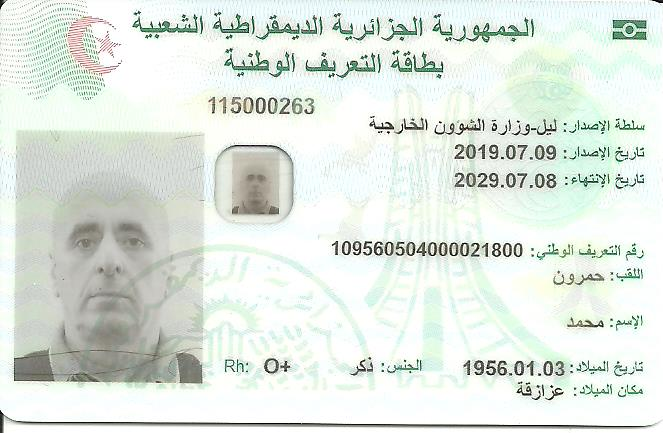
#> input picture frida-storage/hamrounkaci20260228_1/1_cni/1772291028300_cni_dz_recto.jpeg, 663 x 433 px; its folder holds only this picture in this run
$ python -i mrz_reader.py   (imports and definitions only)   (older library calls are emulated)
#> lines starting #> are read from the running program, lines starting #| are printed output that depends on the picture; after the words box and inside, x2 and y2 are one past the last pixel; in counts of white or black regions, pixels touching at a corner belong together
"""
Lecteur MRZ (Machine Readable Zone) pour documents d'identité.

Supporte :
- CNI biométrique algérienne : format TD1 (3 lignes × 30 caractères)
- Passeport : format TD3 (2 lignes × 44 caractères)

Pipeline :
1. Détection de la zone MRZ dans l'image via OpenCV (morphologie)
2. Lecture OCR avec Tesseract (police OCR-B, whitelist restreinte)
3. Retour des lignes brutes pour parsing côté Java (mrz-java)
"""

import os
import re
import logging
import numpy as np
import cv2
from PIL import Image

logger = logging.getLogger(__name__)

# Caractères valides dans une MRZ
MRZ_CHARSET = "ABCDEFGHIJKLMNOPQRSTUVWXYZ0123456789<"

# Dimensions attendues
TD1_LINES = 3
TD1_CHARS_PER_LINE = 30
TD3_LINES = 2
TD3_CHARS_PER_LINE = 44


class MrzReader:
    """Service de détection et lecture de zones MRZ sur des documents d'identité."""

    def __init__(self):
        self._tesseract_available = False
        try:
            import pytesseract
            # Vérifier que Tesseract est accessible
            pytesseract.get_tesseract_version()
#> (this line was passed over: pytesseract is not available in this run)
            self._tesseract_available = True
            logger.info("✅ MRZ Reader : Tesseract disponible")
        except Exception as e:
            logger.warning(f"⚠️ MRZ Reader : Tesseract non disponible — {e}")

    # =========================================================================
    # POINT D'ENTRÉE PRINCIPAL
    # =========================================================================

    def extract_mrz(self, image_path: str) -> dict:
        """
        Pipeline complet : détection → lecture → nettoyage.

        Args:
            image_path: Chemin absolu vers l'image (JPG/PNG).

        Returns:
            dict: {
                "success": bool,
                "format": "TD1" | "TD3" | null,
                "mrz_lines": ["...", "...", ...],
                "mrz_raw": "ligne1\\nligne2\\n...",
                "confidence": float (0.0 - 1.0),
                "error": str | null
            }
        """
        if not self._tesseract_available:
            return self._error("Tesseract non disponible pour la lecture MRZ")

        if not os.path.exists(image_path):
            return self._error(f"Fichier introuvable : {image_path}")

        try:
            # Charger l'image
            img = cv2.imread(image_path)
#> img is the input picture: shape (433, 663, 3); mean B, G, R 224.2, 231.4, 223.8
            if img is None:
                return self._error(f"Impossible de charger l'image : {image_path}")

            logger.info(f"🔍 MRZ : Analyse de {os.path.basename(image_path)} "
                        f"({img.shape[1]}×{img.shape[0]})")

            # Étape 1 : Détecter la zone MRZ
            mrz_roi = self._detect_mrz_zone(img)
            if mrz_roi is None:
                # Fallback : essayer sur le tiers inférieur de l'image
                mrz_roi = self._fallback_bottom_crop(img)
                if mrz_roi is None:
                    return self._error("Zone MRZ non détectée dans l'image")
                logger.info("🔍 MRZ : Utilisation du fallback (tiers inférieur)")

            # Étape 2 : Lire le texte MRZ avec Tesseract
            raw_text = self._read_mrz_text(mrz_roi)

            # Étape 3 : Nettoyer et valider les lignes
            lines, mrz_format, confidence = self._clean_and_validate(raw_text)

            if not lines:
                logger.info("🔍 MRZ : Échec sur le ROI, tentative sur l'image entière (très lent)...")
                raw_text_full = self._read_mrz_text(img, psm=11, scale=1)
                lines, mrz_format, confidence = self._clean_and_validate(raw_text_full)

            if not lines:
                return self._error(f"Texte MRZ invalide ou non détecté")

            logger.info(f"✅ MRZ {mrz_format} détectée — {len(lines)} lignes, "
                        f"confiance={confidence:.0%}")
            for i, line in enumerate(lines):
                logger.info(f"   Ligne {i+1}: {line}")

            return {
                "success": True,
                "format": mrz_format,
                "mrz_lines": lines,
                "mrz_raw": "\n".join(lines),
                "confidence": round(confidence, 3),
                "error": None
            }

        except Exception as e:
            logger.error(f"❌ MRZ : Erreur inattendue — {e}", exc_info=True)
            return self._error(str(e))

    # =========================================================================
    # DÉTECTION DE LA ZONE MRZ
    # =========================================================================

    def _detect_mrz_zone(self, img: np.ndarray) -> np.ndarray:
        """
        Détecte la zone MRZ dans l'image via opérations morphologiques.

        Algorithme :
        1. Conversion en niveaux de gris
        2. Filtre blackhat (détecte les caractères sombres sur fond clair)
        3. Gradient de Scharr pour renforcer les bords
        4. Fermeture morphologique pour fusionner les caractères
        5. Seuillage Otsu + dilatation
        6. Recherche du plus grand contour rectangulaire en bas de l'image
        """
        gray = cv2.cvtColor(img, cv2.COLOR_BGR2GRAY)
        h, w = gray.shape
#> h = 433; w = 663

        # Blackhat : révèle les caractères sombres sur fond clair
        kernel_bh = cv2.getStructuringElement(cv2.MORPH_RECT, (13, 5))
        blackhat = cv2.morphologyEx(gray, cv2.MORPH_BLACKHAT, kernel_bh)

        # Gradient de Scharr (horizontal) pour accentuer les bords verticaux des caractères
        grad_x = cv2.Sobel(blackhat, ddepth=cv2.CV_32F, dx=1, dy=0, ksize=-1)
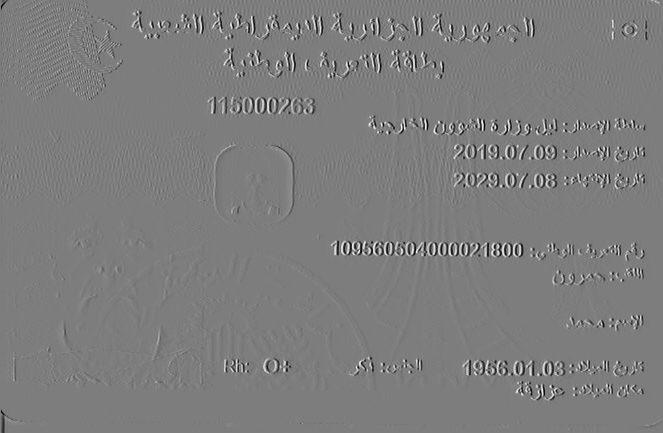
#> grad_x: shape (433, 663) float32; min -3861, max 3982, mean -0.9; drawn with min black and max white
        grad_x = np.absolute(grad_x)
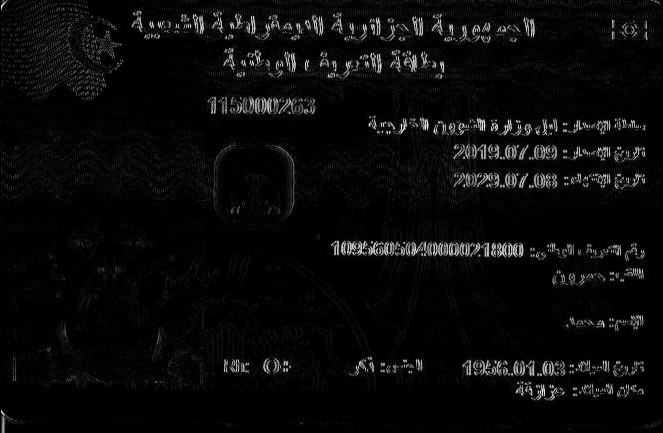
#> grad_x: shape (433, 663) float32; min 0, max 3982, mean 162.3; drawn with min black and max white
        min_val, max_val = grad_x.min(), grad_x.max()
#> min_val = 0; max_val = 3982
        if max_val - min_val > 0:
            grad_x = (255 * (grad_x - min_val) / (max_val - min_val)).astype(np.uint8)
        else:
            grad_x = np.zeros_like(grad_x, dtype=np.uint8)

        # Fermeture morphologique : fusionner les caractères en blocs
        kernel_close = cv2.getStructuringElement(cv2.MORPH_RECT, (21, 7))
        closed = cv2.morphologyEx(grad_x, cv2.MORPH_CLOSE, kernel_close)
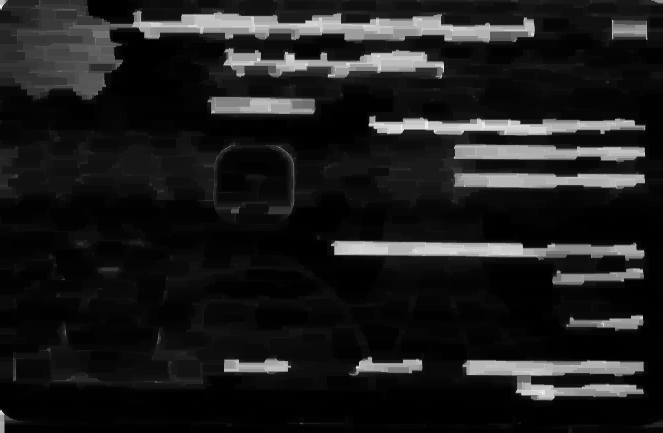
#> closed: shape (433, 663); min 0, max 255, mean 28

        # Seuillage Otsu
        _, thresh = cv2.threshold(closed, 0, 255, cv2.THRESH_BINARY | cv2.THRESH_OTSU)
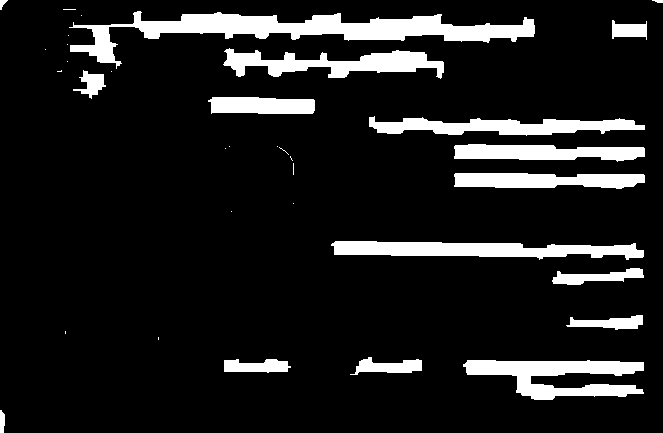
#> thresh: shape (433, 663); 11.5% white; 35 white regions (18 under 20 px), largest, box (x1, y1, x2, y2) and area: (69, 11, 535, 69) 7997, (463, 360, 644, 400) 3920, (331, 241, 644, 260) 3859

        # Dilatation pour combler les trous
        kernel_dilate = cv2.getStructuringElement(cv2.MORPH_RECT, (21, 11))
        dilated = cv2.dilate(thresh, kernel_dilate, iterations=2)
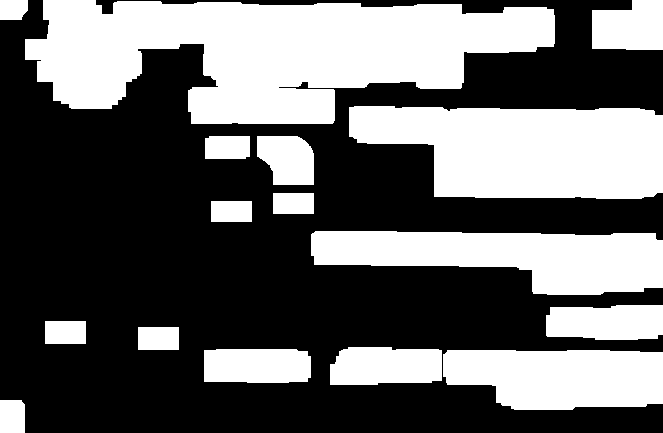
#> dilated: shape (433, 663); 40.3% white; 16 white regions

        # Trouver les contours
        contours, _ = cv2.findContours(dilated, cv2.RETR_EXTERNAL,
                                        cv2.CHAIN_APPROX_SIMPLE)
#> contours = 16 contours; largest, box (x1, y1, x2, y2) and area: (25, 0, 555, 124) 42280, (349, 106, 663, 199) 23080, (311, 231, 663, 295) 14836, (443, 350, 663, 410) 11048, (330, 347, 442, 385) 3706

        # Filtrer : chercher un grand rectangle horizontal dans la moitié inférieure
        candidates = []
        for c in contours:
            x, y, cw, ch = cv2.boundingRect(c)
            aspect_ratio = cw / float(ch) if ch > 0 else 0
            area_ratio = (cw * ch) / (w * h)

            # La MRZ est un rectangle large (ratio > 5), en bas de l'image
            if (aspect_ratio > 3 and
                    area_ratio > 0.02 and
                    y > h * 0.4 and  # dans la moitié inférieure
                    cw > w * 0.4):   # au moins 40% de la largeur
                candidates.append((x, y, cw, ch, area_ratio))
#> this loop made 16 passes
#> (x, y, cw, ch, aspect_ratio, area_ratio) on passes 1, 2, 3, 4, 7, 8, 11, 12, 13, 14, 15, 16: (0, 400, 25, 33, 0.758, 0.00287), (443, 350, 220, 60, 3.67, 0.046), (204, 349, 107, 34, 3.15, 0.0127), (330, 347, 112, 38, 2.95, 0.0148), (546, 305, 117, 35, 3.34, 0.0143), (311, 231, 352, 64, 5.5, 0.0785), (257, 136, 57, 49, 1.16, 0.00973), (205, 136, 45, 23, 1.96, 0.00361), (349, 106, 314, 93, 3.38, 0.102), (592, 0, 71, 50, 1.42, 0.0124), (25, 0, 530, 124, 4.27, 0.229), (0, 0, 28, 20, 1.4, 0.00195)
#> (c, x, y, cw, ch, aspect_ratio, area_ratio) on passes 5, 6, 9, 10: ([[138, 327], [138, 349], [178, 349], [178, 327]], 138, 327, 41, 23, 1.78, 0.00328), ([[45, 321], [45, 343], [85, 343], [85, 321]], 45, 321, 41, 23, 1.78, 0.00328), ([[211, 201], [211, 221], [251, 221], [251, 201]], 211, 201, 41, 21, 1.95, 0.003), ([[273, 193], [273, 213], [313, 213], [313, 193]], 273, 193, 41, 21, 1.95, 0.003)
#> after the loop, candidates = [(311, 231, 352, 64, 0.0785)]

        if not candidates:
            return None

        # Prendre le plus grand candidat
        candidates.sort(key=lambda c: c[4], reverse=True)
        x, y, cw, ch = candidates[0][:4]
#> x = 311; y = 231; cw = 352; ch = 64

        # Ajouter une marge
        margin_x = int(cw * 0.02)
#> margin_x = 7
        margin_y = int(ch * 0.15)
#> margin_y = 9
        x1 = max(0, x - margin_x)
#> x1 = 304
        y1 = max(0, y - margin_y)
#> y1 = 222
        x2 = min(w, x + cw + margin_x)
#> x2 = 663
        y2 = min(h, y + ch + margin_y)
#> y2 = 304

        roi = img[y1:y2, x1:x2]
        logger.info(f"🔍 MRZ : Zone détectée ({x1},{y1})-({x2},{y2}) "
                    f"= {x2-x1}×{y2-y1}px")
        return roi

    # [11 lines left out: function _fallback_bottom_crop, not called in this run]

    # =========================================================================
    # LECTURE OCR DE LA ZONE MRZ
    # =========================================================================

    def _read_mrz_text(self, mrz_roi: np.ndarray, psm=6, scale=2) -> str:
        """
        Lit le texte MRZ avec Tesseract en mode optimisé.
        """
#> called with psm = 6, scale = 2
        import pytesseract

        if scale != 1:
            roi = cv2.resize(mrz_roi, None, fx=scale, fy=scale,
                             interpolation=cv2.INTER_CUBIC)
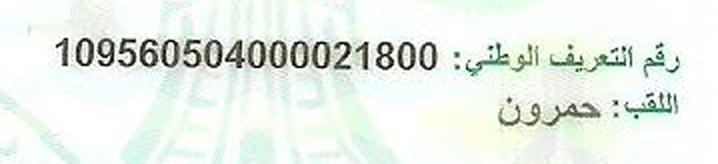
#> roi: shape (164, 718, 3); mean B, G, R 232.7, 239.5, 232.5
        else:
            roi = mrz_roi

        # Niveaux de gris
        if len(roi.shape) == 3:
            gray = cv2.cvtColor(roi, cv2.COLOR_BGR2GRAY)
#> gray: shape (164, 718)
        else:
            gray = roi

        # Seuillage adaptatif (gère l'éclairage inégal)
        binary = cv2.adaptiveThreshold(
            gray, 255,
            cv2.ADAPTIVE_THRESH_GAUSSIAN_C,
            cv2.THRESH_BINARY,
            blockSize=31,
            C=10
        )
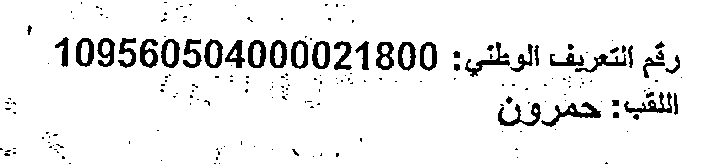
#> binary: shape (164, 718); 92.6% white; 199 black regions (154 under 20 px), largest, box (x1, y1, x2, y2) and area: (541, 102, 601, 127) 456, (498, 103, 541, 126) 368, (465, 42, 510, 77) 364

        # S'assurer que le texte est sombre sur fond clair
        # (la MRZ a typiquement des caractères sombres sur fond clair)
        white_ratio = np.sum(binary == 255) / binary.size
#> white_ratio = 0.926
        if white_ratio < 0.5:
            binary = cv2.bitwise_not(binary)

        # Configuration Tesseract pour MRZ
        config = (
            f"--psm {psm} "
            "-c tessedit_char_whitelist=ABCDEFGHIJKLMNOPQRSTUVWXYZ0123456789< "
            "-c load_system_dawg=false "
            "-c load_freq_dawg=false "
            "-c textord_min_linesize=2.5"
        )

#> (the run stopped early here; a loop or call above may not have finished)
